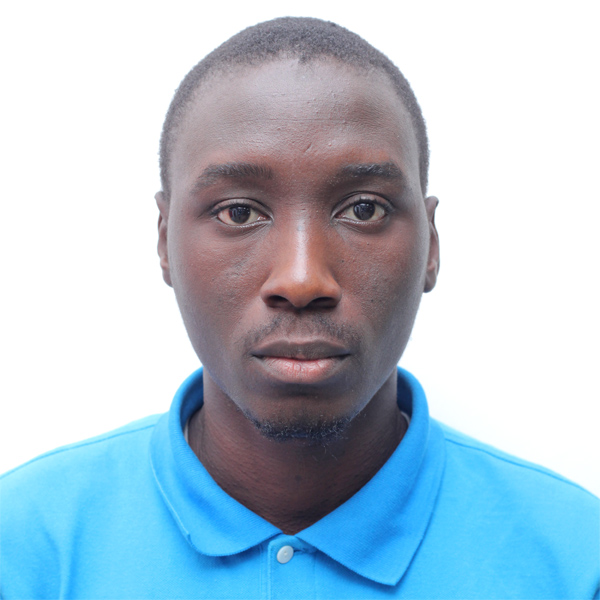
#> input picture imagemanipulations/ALIU_ABDULMUJEEB_OLOLADE.jpg, 600 x 600 px
$ jupyter execute edgedetection.ipynb   (older library calls are emulated)
#> lines starting #> are read from the running program, lines starting #| are printed output that depends on the picture; after the words box and inside, x2 and y2 are one past the last pixel; in counts of white or black regions, pixels touching at a corner belong together
[cell 1]
import cv2
import numpy as np

image = cv2.imread("ALIU_ABDULMUJEEB_OLOLADE.jpg")
#> image is the input picture: shape (600, 600, 3); mean B, G, R 210.6, 196.2, 175.3
cv2.imshow("Input Image", image)
cv2.waitKey(0)

height, width = image.shape[:2]
#> height = 600; width = 600

sobel_x = cv2.Sobel(image, cv2.CV_64F, 0,1, ksize= 5)
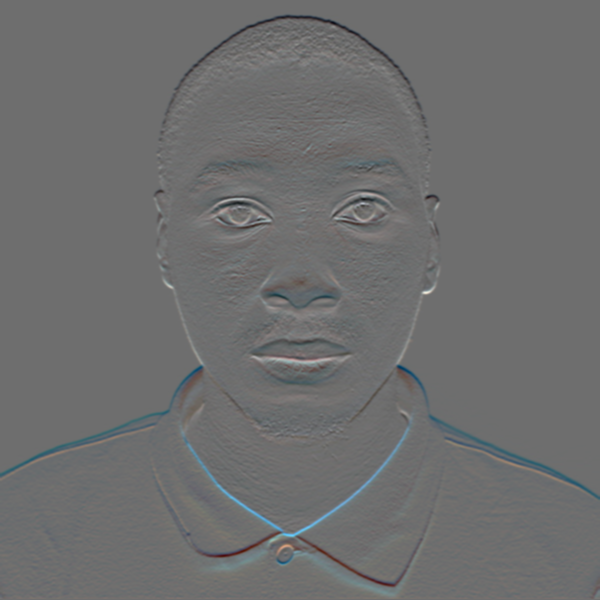
#> sobel_x: shape (600, 600, 3) float64; mean B, G, R -0.4, -11.6, -36.8; drawn with min black and max white
sobel_y = cv2.Sobel(image, cv2.CV_64F, 1,0, ksize= 5)
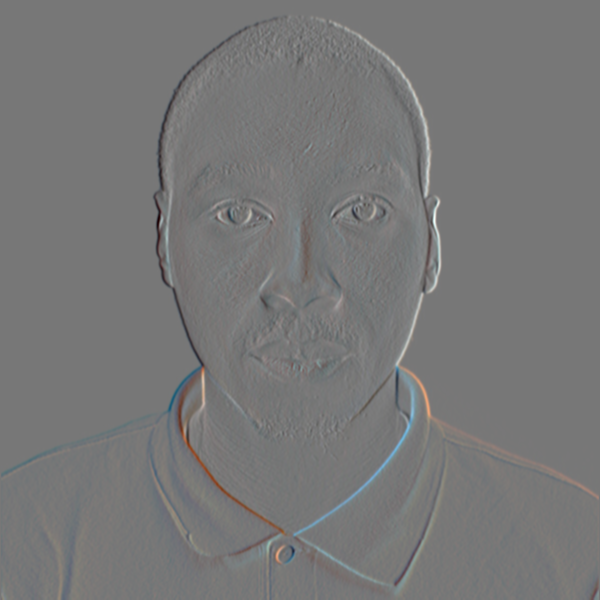
#> sobel_y: shape (600, 600, 3) float64; mean B, G, R -0.3, -0.1, 0.6; drawn with min black and max white

cv2.waitKey(0)

#convert to grayscale
gray_image = cv2.cvtColor(image, cv2.COLOR_BGR2GRAY)
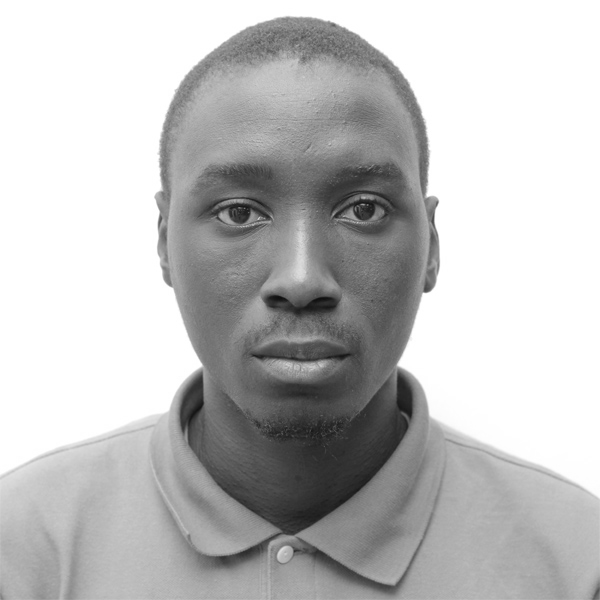
#> gray_image: shape (600, 600); min 13, max 255, mean 191.6

sobel_OR = cv2.bitwise_or(sobel_x, sobel_y)
#> sobel_OR: shape (600, 600, 3) float64; 0.82% of the values are NaN or infinite; the others: min -131056, max 131056, mean -2976.1
cv2.imshow("Sobel X", sobel_x)
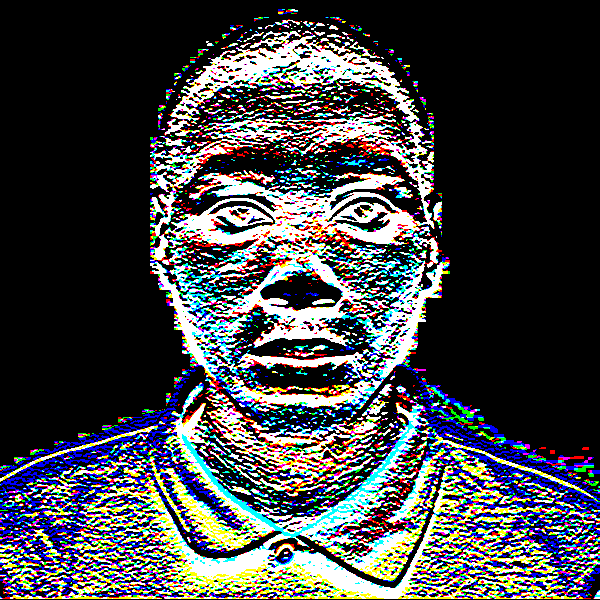
#> window 'Sobel X': shape (600, 600, 3); mean B, G, R 70.3, 68.2, 66.5
cv2.waitKey(0)
cv2.imshow("Sobel Y", sobel_y)
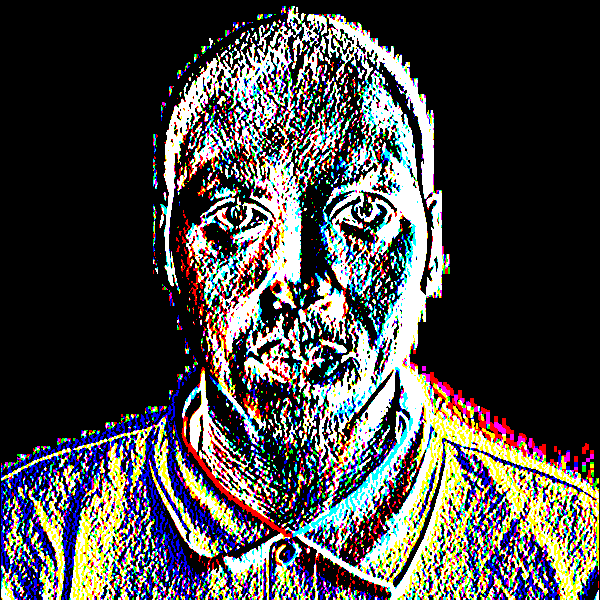
#> window 'Sobel Y': shape (600, 600, 3); mean B, G, R 70.7, 71.5, 72.7
cv2.waitKey(0)
cv2.imshow("Sobel OR", sobel_OR)
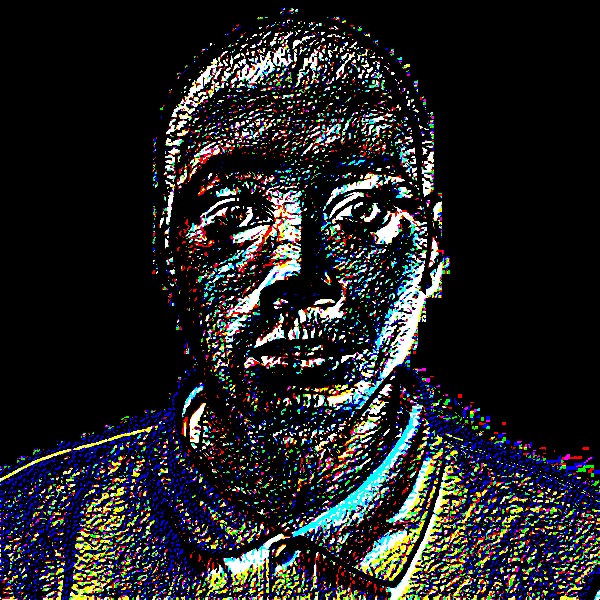
#> window 'Sobel OR': shape (600, 600, 3); mean B, G, R 35.4, 34.1, 33.2
cv2.waitKey(0)

laplacian = cv2.Laplacian(image, 40,250)
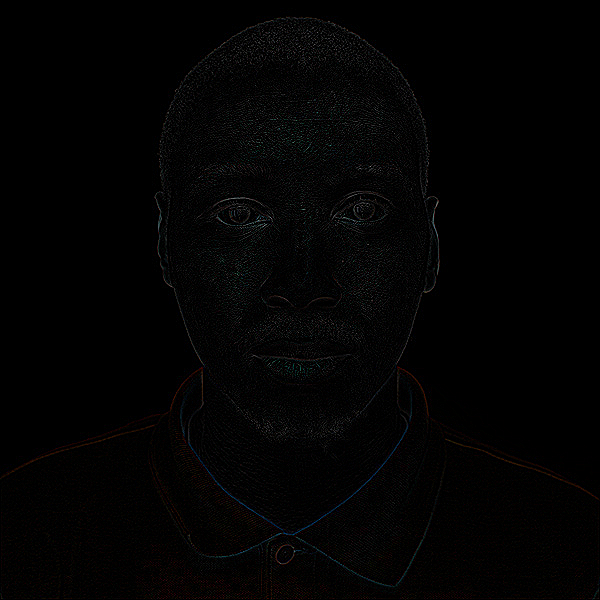
#> laplacian: shape (600, 600, 3); mean B, G, R 2.6, 2.7, 2.9
cv2.imshow("Laplacian Image", laplacian)
cv2.waitKey(0)

#find canny edges, helps reduce noise
canny_edge = cv2.Canny(gray_image, 40,250)
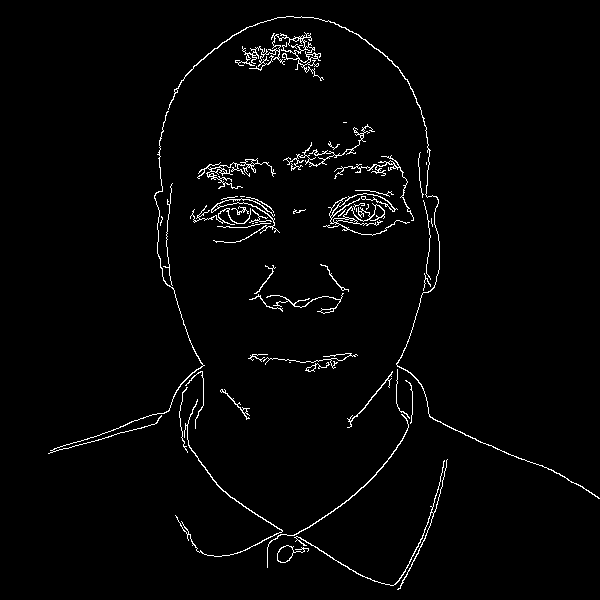
#> canny_edge: shape (600, 600); 2.1% white in thin lines or dots, all inside (x1, y1, x2, y2) = (48, 16, 600, 590)
cv2.imshow("Canny Image", canny_edge)
cv2.waitKey(0)


cv2.destroyAllWindows()
